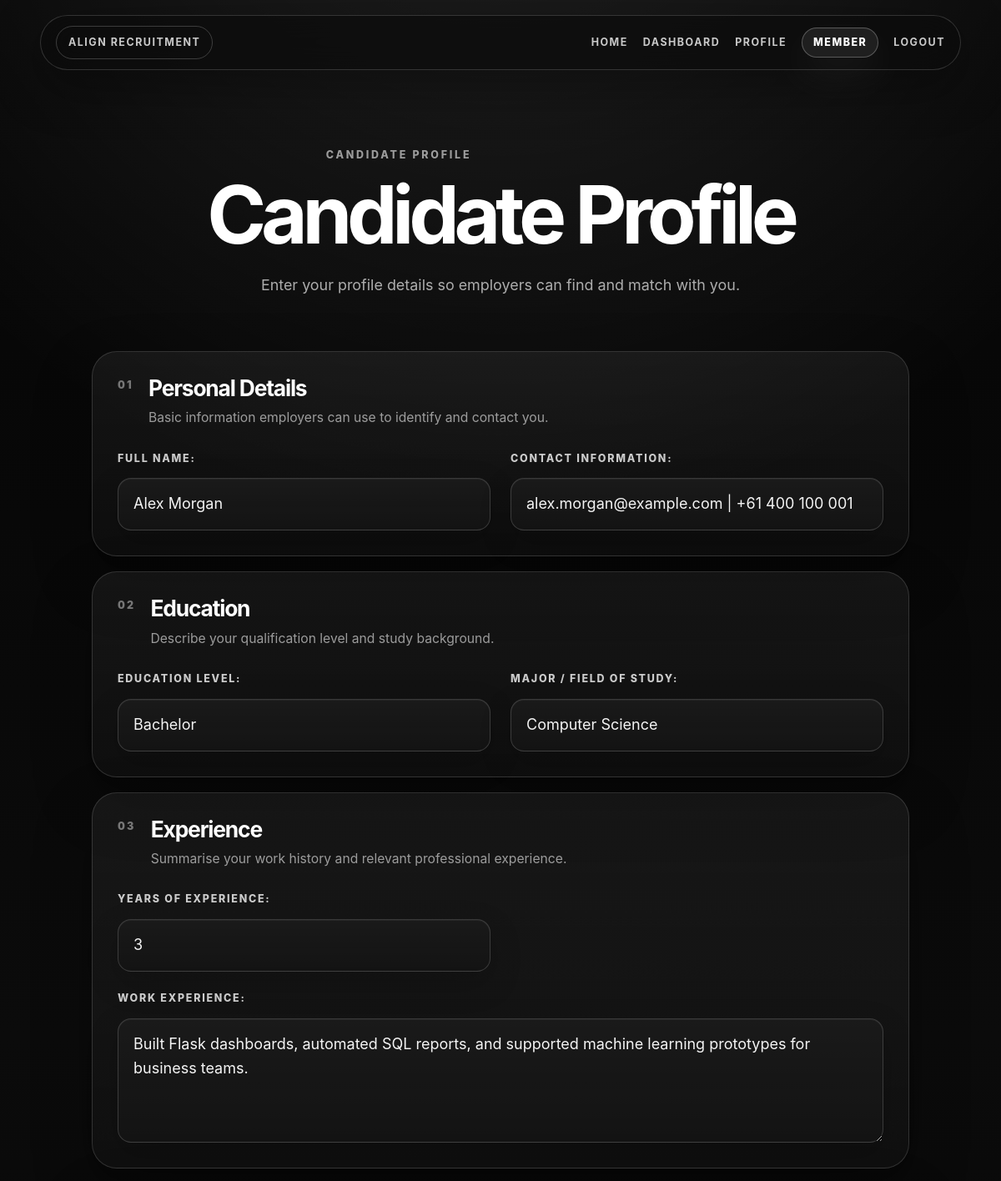
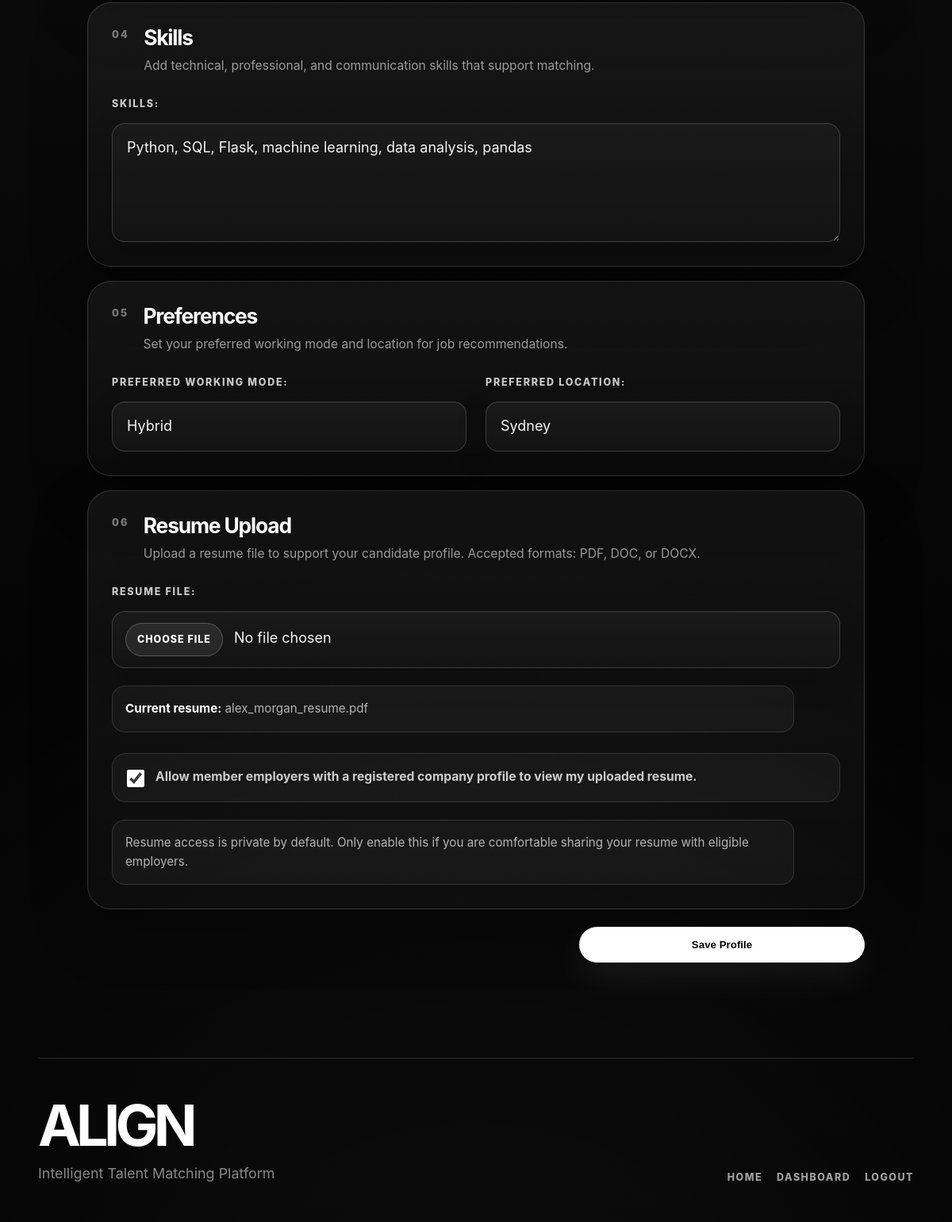
Screenshot of /candidate/profile (signed in) with the database file from the repository (2 pictures, top to bottom).
### tables this page shows
CREATE TABLE candidates (
    candidate_id INTEGER PRIMARY KEY AUTOINCREMENT,
    user_id INTEGER NOT NULL,
    full_name TEXT NOT NULL,
    contact_info TEXT,
    education TEXT,
    major TEXT,
    years_experience INTEGER DEFAULT 0,
    work_experience TEXT,
    skills TEXT,
    preferred_work_mode TEXT,
    preferred_location TEXT,
    resume_filename TEXT,
    resume_visible_to_employers INTEGER NOT NULL DEFAULT 0,
    FOREIGN KEY (user_id) REFERENCES users(user_id)
);

### app.py (the view, shortened to what this page needs)
@app.route("/candidate/profile", methods=["GET", "POST"])
def candidate_profile():
    if session.get("role") != "candidate":
        return redirect(url_for("login"))
    db = get_db()
    user_id = session["user_id"]
    profile = db.execute(
        "SELECT * FROM candidates WHERE user_id = ?",
        (user_id,)
    ).fetchone()
    return render_template("candidate_profile.html", profile=profile)

### app.py (called while the page is built)
def get_db():
    if "db" not in g:
        g.db = sqlite3.connect(DATABASE)
        g.db.row_factory = sqlite3.Row
    return g.db

### templates/candidate_profile.html (shortened to what this page needs)
{% extends "base.html" %}
{% block content %}
<section class="dashboard-hero browse-page-hero">
    <p class="eyebrow">Candidate Profile</p>
    <h1>Candidate Profile</h1>
    <p>Enter your profile details so employers can find and match with you.</p>
</section>
<form class="profile-form sectioned-form" method="POST" enctype="multipart/form-data">
    <section class="form-section">
        <div class="form-section-header">
            <span class="card-number">01</span>
            <div>
                <h3>Personal Details</h3>
                <p>Basic information employers can use to identify and contact you.</p>
            </div>
        </div>
        <div class="form-grid">
            <div class="form-group">
                <label>Full Name:</label>
                <input type="text" name="full_name" value="{{ profile.full_name if profile else '' }}" required>
            </div>
            <div class="form-group">
                <label>Contact Information:</label>
                <input type="text" name="contact_info" value="{{ profile.contact_info if profile else '' }}">
            </div>
        </div>
    </section>
    <section class="form-section">
        <div class="form-section-header">
            <span class="card-number">02</span>
            <div>
                <h3>Education</h3>
                <p>Describe your qualification level and study background.</p>
            </div>
        </div>
        <div class="form-grid">
            <div class="form-group">
                <label>Education Level:</label>
                <select name="education" required>
                    <option value="Bachelor" {% if profile and profile.education == "Bachelor" %}selected{% endif %}>Bachelor</option>
                </select>
            </div>
            <div class="form-group">
                <label>Major / Field of Study:</label>
                <input type="text" name="major" value="{{ profile.major if profile else '' }}">
            </div>
        </div>
    </section>
    <section class="form-section">
        <div class="form-section-header">
            <span class="card-number">03</span>
            <div>
                <h3>Experience</h3>
                <p>Summarise your work history and relevant professional experience.</p>
            </div>
        </div>
        <div class="form-grid">
            <div class="form-group">
                <label>Years of Experience:</label>
                <input type="number" name="years_experience" min="0" value="{{ profile.years_experience if profile else 0 }}">
            </div>
            <div class="form-group full-width">
                <label>Work Experience:</label>
                <textarea name="work_experience" rows="4">{{ profile.work_experience if profile else '' }}</textarea>
            </div>
        </div>
    </section>
    <section class="form-section">
        <div class="form-section-header">
            <span class="card-number">04</span>
            <div>
                <h3>Skills</h3>
                <p>Add technical, professional, and communication skills that support matching.</p>
            </div>
        </div>
        <div class="form-grid">
            <div class="form-group full-width">
                <label>Skills:</label>
                <textarea name="skills" rows="4" placeholder="Example: Python, SQL, cybersecurity, communication">{{ profile.skills if profile else '' }}</textarea>
            </div>
        </div>
    </section>
    <section class="form-section">
        <div class="form-section-header">
            <span class="card-number">05</span>
            <div>
                <h3>Preferences</h3>
                <p>Set your preferred working mode and location for job recommendations.</p>
            </div>
        </div>
        <div class="form-grid">
            <div class="form-group">
                <label>Preferred Working Mode:</label>
                <select name="preferred_work_mode">
                    <option value="Hybrid" {% if profile and profile.preferred_work_mode == "Hybrid" %}selected{% endif %}>Hybrid</option>
                </select>
            </div>
            <div class="form-group">
                <label>Preferred Location:</label>
                <input type="text" name="preferred_location" value="{{ profile.preferred_location if profile else '' }}">
            </div>
        </div>
    </section>
    <section class="form-section">
        <div class="form-section-header">
            <span class="card-number">06</span>
            <div>
                <h3>Resume Upload</h3>
                <p>Upload a resume file to support your candidate profile. Accepted formats: PDF, DOC, or DOCX.</p>
            </div>
        </div>
        <div class="form-grid">
            <div class="form-group full-width">
                <label>Resume File:</label>
                <input type="file" name="resume" accept=".pdf,.doc,.docx">
                {% if profile and profile.resume_filename %}
                    <p class="form-note uploaded-file-note">
                        <strong>Current resume:</strong> {{ profile.resume_filename }}
                    </p>
                {% else %}
                    <p class="form-note uploaded-file-note">
                        No resume uploaded yet. You can still save your profile using the structured form fields.
                    </p>
                {% endif %}
                <label class="checkbox-field">
                    <input type="checkbox" name="resume_visible_to_employers" value="1" {% if profile and profile.resume_visible_to_employers %}checked{% endif %}>
                    <span>
                        Allow member employers with a registered company profile to view my uploaded resume.
                    </span>
                </label>
                <p class="form-note uploaded-file-note">
                    Resume access is private by default. Only enable this if you are comfortable sharing your resume with eligible employers.
                </p>
            </div>
        </div>
    </section>
    <div class="form-actions">
        <button type="submit">Save Profile</button>
    </div>
</form>
{% endblock %}

### templates/base.html (shortened to what this page needs)
<!DOCTYPE html>
<html>
<head>
    <link rel="stylesheet" href="{{ url_for('static', filename='style.css') }}">
</head>
<body>
<nav class="site-nav">
    <a class="brand-mark" href="{{ url_for('index') }}">ALIGN RECRUITMENT</a>
    <div class="nav-links">
        <a href="{{ url_for('index') }}">Home</a>
        {% if session.get("user_id") %}
            {% if session.get("role") == "candidate" %}
                <a href="{{ url_for('candidate_dashboard') }}">Dashboard</a>
                <a href="{{ url_for('candidate_profile') }}">Profile</a>
            {% elif session.get("role") == "employer" %}
                <a href="{{ url_for('employer_dashboard') }}">Dashboard</a>
                <a href="{{ url_for('company_profile') }}">Company Profile</a>
            {% endif %}
            {% if session.get("membership_status") == "member" %}
                <span class="member-badge">Member</span>
            {% endif %}
            <a href="{{ url_for('logout') }}">Logout</a>
        {% else %}
            <a href="{{ url_for('register') }}">Register</a>
            <a href="{{ url_for('login') }}">Login</a>
        {% endif %}
    </div>
</nav>
{% block content %}{% endblock %}
<footer class="site-footer global-footer">
    <div>
        <h2>ALIGN</h2>
        <p>Intelligent Talent Matching Platform</p>
    </div>
    <div class="footer-links">
        <a href="{{ url_for('index') }}">Home</a>
        {% if session.get("user_id") %}
            {% if session.get("role") == "candidate" %}
                <a href="{{ url_for('candidate_dashboard') }}">Dashboard</a>
            {% elif session.get("role") == "employer" %}
                <a href="{{ url_for('employer_dashboard') }}">Dashboard</a>
            {% endif %}
            <a href="{{ url_for('logout') }}">Logout</a>
        {% else %}
            <a href="{{ url_for('register') }}">Register</a>
            <a href="{{ url_for('login') }}">Login</a>
        {% endif %}
    </div>
</footer>
</body>
</html>

### rows the page displays
candidates: full_name "Alex Morgan", contact_info "alex.morgan@example.com | +61 400 100 001", education "Bachelor", major "Computer Science", years_experience "3", work_experience "Built Flask dashboards, automated SQL reports, and supported machine learning prototypes for business teams.", skills "Python, SQL, Flask, machine learning, data analysis, pandas", preferred_work_mode "Hybrid", preferred_location "Sydney", resume_filename "alex_morgan_resume.pdf", resume_visible_to_employers "☑"
